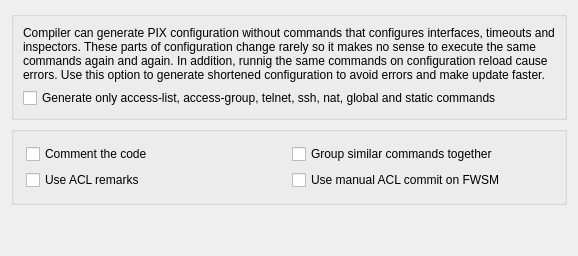
     <widget class="QWidget" name="tab_2">
      <attribute name="title">
       <string>Script (additional)</string>
      </attribute>
      <layout class="QVBoxLayout" name="verticalLayout">
       <item>
        <widget class="QGroupBox" name="groupBox">
         <property name="title">
          <string/>
         </property>
         <layout class="QGridLayout" name="gridLayout_13">
          <item row="0" column="0">
           <widget class="QLabel" name="label_4">
            <property name="text">
             <string>Compiler can generate PIX configuration without commands that configures interfaces, timeouts and inspectors. These parts of configuration change rarely so it makes no sense to execute the same commands again and again. In addition, runnig the same commands on configuration reload cause errors. Use this option to generate shortened configuration to avoid errors and make update faster.</string>
            </property>
            <property name="wordWrap">
             <bool>true</bool>
            </property>
           </widget>
          </item>
          <item row="1" column="0">
           <widget class="QCheckBox" name="short_script">
            <property name="text">
             <string>Generate only access-list, access-group, telnet, ssh, nat, global and static commands</string>
            </property>
           </widget>
          </item>
         </layout>
        </widget>
       </item>
       <item>
        <widget class="QGroupBox" name="frame170">
         <property name="sizePolicy">
          <sizepolicy hsizetype="Expanding" vsizetype="Minimum">
           <horstretch>0</horstretch>
           <verstretch>0</verstretch>
          </sizepolicy>
         </property>
         <property name="title">
          <string/>
         </property>
         <layout class="QGridLayout" name="_3">
          <property name="margin">
           <number>12</number>
          </property>
          <item row="0" column="0">
           <widget class="QCheckBox" name="pix_include_comments">
            <property name="toolTip">
             <string>Insert comments into generated PIX configuration file</string>
            </property>
            <property name="text">
             <string>Comment the code</string>
            </property>
           </widget>
          </item>
          <item row="1" column="0">
           <widget class="QCheckBox" name="pix_use_acl_remarks">
            <property name="toolTip">
             <string>Use ACL remarks to relate ACL commands and policy rules in the GUI</string>
            </property>
            <property name="text">
             <string>Use ACL remarks</string>
            </property>
           </widget>
          </item>
          <item row="0" column="1">
           <widget class="QCheckBox" name="pix_regroup_commands">
            <property name="toolTip">
             <string>Group PIX commands in the script so that similar commands appear next to each other, just like PIX does it when you use 'show config'</string>
            </property>
            <property name="text">
             <string>Group similar commands together</string>
            </property>
           </widget>
          </item>
          <item row="1" column="1">
           <widget class="QCheckBox" name="pix_use_manual_commit">
            <property name="text">
             <string>Use manual ACL commit on FWSM</string>
            </property>
           </widget>
          </item>
         </layout>
        </widget>
       </item>
       <item>
        <spacer name="verticalSpacer_3">
         <property name="orientation">
          <enum>Qt::Vertical</enum>
         </property>
         <property name="sizeHint" stdset="0">
          <size>
           <width>20</width>
           <height>40</height>
          </size>
         </property>
        </spacer>
       </item>
      </layout>
     </widget>
